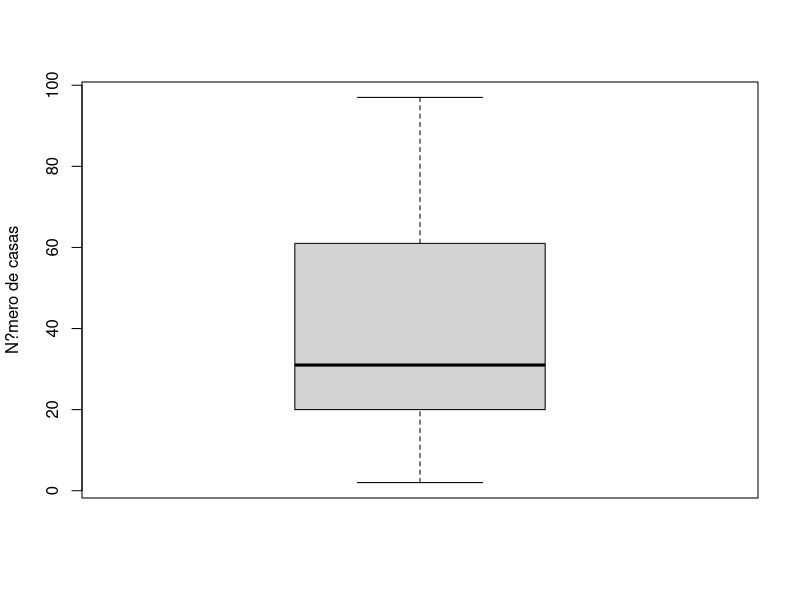
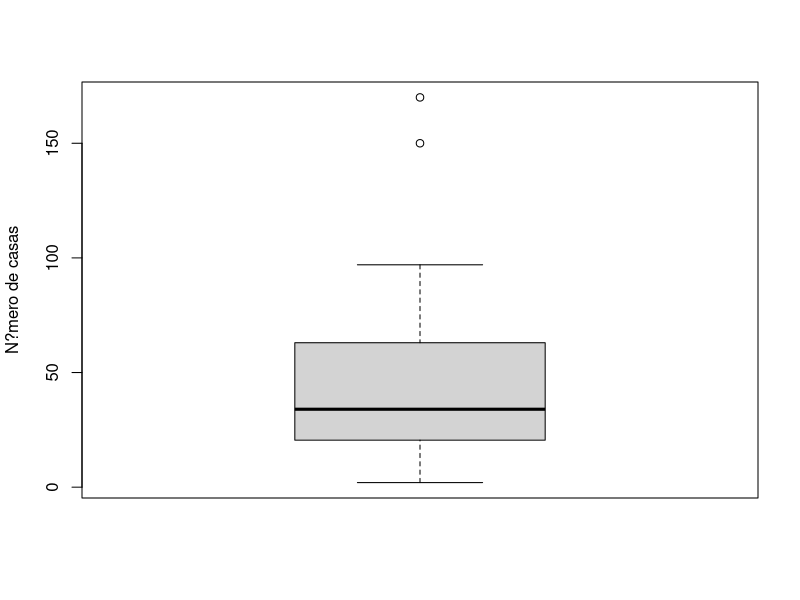
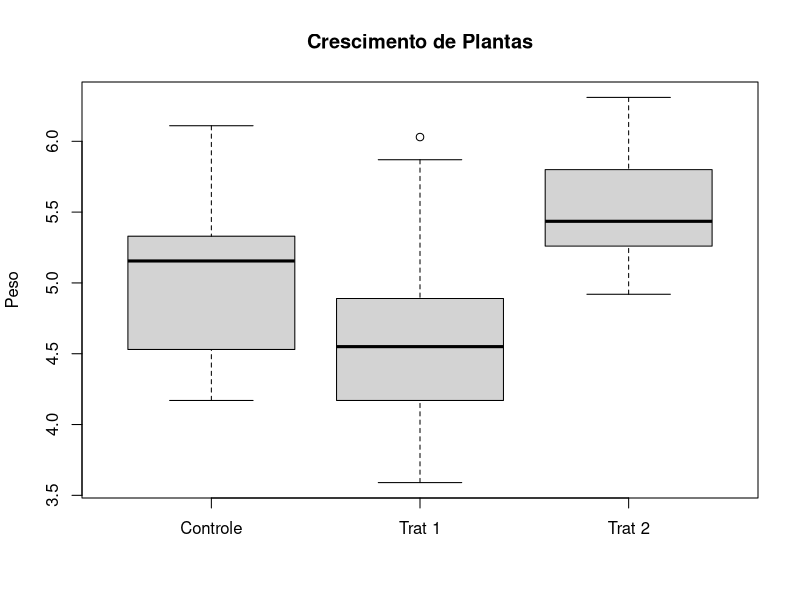
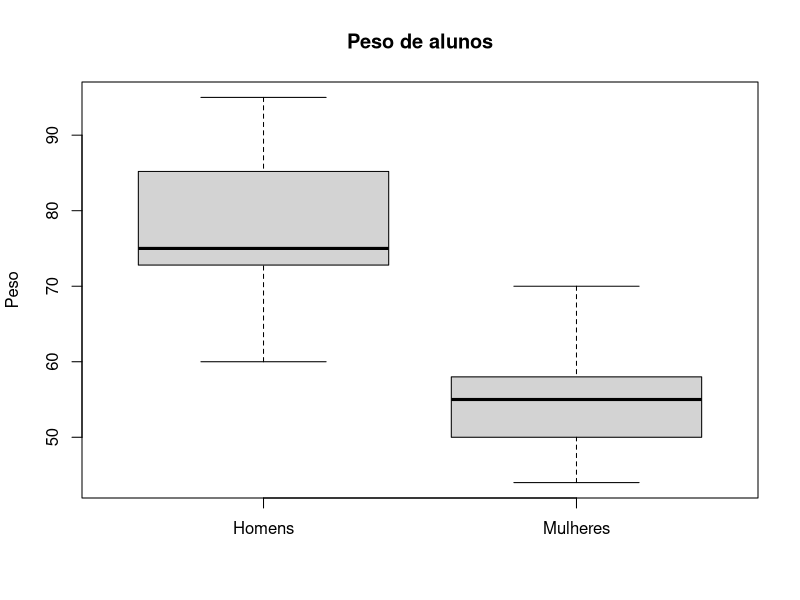

These figures' R source, in order:

#---- Exemplo: boxplot ----#

dados = c(2 ,2 ,3 ,10 ,13 ,14 ,15 ,15 ,16 ,16,
		18 ,18 ,20 ,21 ,22 ,22 ,23 ,24 ,25 ,25,
		26 ,27 ,29 ,29 ,30 ,32 ,36 ,42 ,44 ,45,
		45 ,46 ,48 ,52 ,58 ,59 ,61 ,61 ,61 ,65,
		66 ,66 ,68 ,75 ,78 ,80 ,89 ,90 ,92 ,97)

mean(dados); sd(dados);

# primeiro decil
quantile(dados,prob=0.10,type=2);
# primeiro quartil
quantile(dados,prob=0.25,type=2);
# segundo quartil
quantile(dados,prob=0.50,type=2);
# terceiro quartil
quantile(dados,prob=0.75,type=2);
# nono decil
quantile(dados,prob=0.90,type=2);


boxplot(dados,ylab='N?mero de casas')

dados = c(dados, 150,170)
mean(dados); sd(dados);

boxplot(dados,ylab='N?mero de casas')

#---- Exemplo: boxplot com dataset ----#
	
data("PlantGrowth")
  
head(PlantGrowth)

boxplot(weight~group,data=PlantGrowth, 
	main = 'Crescimento de Plantas',
	xlab='',ylab='Peso',names = c('Controle','Trat 1','Trat 2'))


#----- Exemplo: aula 02 peso de alunos ---------#
peso_h <- c(72.8, 80.9, 60.0, 68.5, 85.2, 73.0, 87.0, 95.0, 84.0, 73.0, 75.0, 71.0, 86.0)

peso_m <- c(60.5, 55.0, 55.0, 58.0, 47.0, 57.8, 58.0, 70.0, 54.0, 58.0, 63.5, 47.4, 66.0, 54.5, 52.5, 60.0, 58.5, 49.2, 48.0, 51.6, 57.0, 63.0, 52.0, 49.0, 59.0, 52.0, 56.0, 58.0, 47.0, 60.0, 55.0, 44.0, 55.0, 49.0, 50.0, 54.5, 50.0)

boxplot(peso_h,peso_m, main = 'Peso de alunos',
	xlab='',ylab='Peso',names = c('Homens','Mulheres'))

